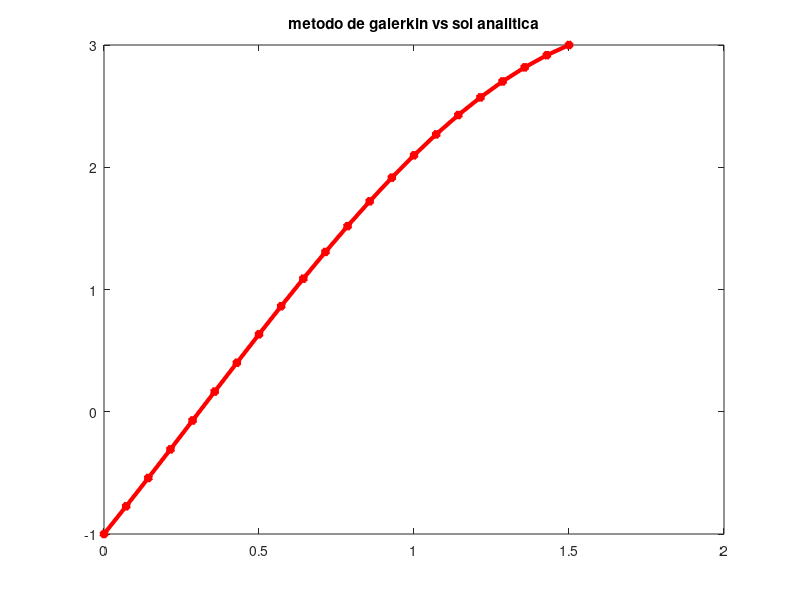

Source code (MATLAB):
% script: galerkin.m
% Resolver por medio de Galerkin
%9y''= -pi^*2y
% y(0)=-1
% y(1.5)=3
close all
n=20; % la particion tiene n+1 puntos
np=n+1;
h=(1.5)/np;

ya=-1;  yb=3;

%Diagonal de la matriz
alfa=((-2*pi*pi/(3*9))*h) + (2/h);
beta=((-pi*pi/(6*9))*h) - (1/h);

e=ones(n,1);
M=spdiags([beta*e alfa*e beta*e],-1:1,n,n);

d=zeros(n,1);
d(1)=-ya*beta;
d(n)=-yb*beta;

c=M\d;
cs=[ya , c',yb];

t=linspace(0,1.5,np+1);
s=linspace(0,1.5,np+1);
r=3*sin(pi/3*s)-cos(pi/3*s);

plot(t,cs,'-*r','Linewidth',3)
title('metodo de galerkin vs sol analitica')
hold on 
%plot(s,r,'c','Linewidth',3)
%legend('sol num','sol anal')

